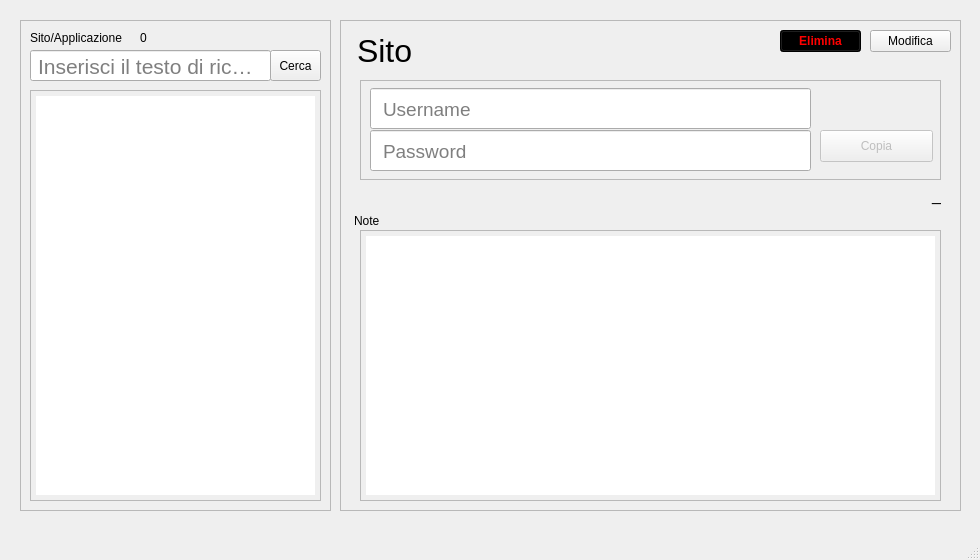
<?xml version="1.0" encoding="UTF-8"?>
<ui version="4.0">
 <class>MainWindow</class>
 <widget class="QMainWindow" name="MainWindow">
  <property name="geometry">
   <rect>
    <x>0</x>
    <y>0</y>
    <width>980</width>
    <height>560</height>
   </rect>
  </property>
  <property name="maximumSize">
   <size>
    <width>980</width>
    <height>560</height>
   </size>
  </property>
  <property name="windowTitle">
   <string>PasswordManager</string>
  </property>
  <widget class="QWidget" name="centralwidget">
   <widget class="QFrame" name="frame">
    <property name="geometry">
     <rect>
      <x>20</x>
      <y>20</y>
      <width>311</width>
      <height>491</height>
     </rect>
    </property>
    <property name="frameShape">
     <enum>QFrame::StyledPanel</enum>
    </property>
    <property name="frameShadow">
     <enum>QFrame::Raised</enum>
    </property>
    <widget class="QLabel" name="SearchLabel">
     <property name="geometry">
      <rect>
       <x>10</x>
       <y>10</y>
       <width>111</width>
       <height>16</height>
      </rect>
     </property>
     <property name="text">
      <string>Sito/Applicazione</string>
     </property>
    </widget>
    <widget class="QLineEdit" name="searchInput">
     <property name="geometry">
      <rect>
       <x>10</x>
       <y>30</y>
       <width>241</width>
       <height>31</height>
      </rect>
     </property>
     <property name="font">
      <font>
       <pointsize>16</pointsize>
      </font>
     </property>
     <property name="styleSheet">
      <string notr="true">padding:5px</string>
     </property>
     <property name="text">
      <string/>
     </property>
     <property name="cursorPosition">
      <number>0</number>
     </property>
     <property name="placeholderText">
      <string>Inserisci il testo di ricerca...</string>
     </property>
    </widget>
    <widget class="QToolButton" name="searchButton">
     <property name="geometry">
      <rect>
       <x>250</x>
       <y>30</y>
       <width>51</width>
       <height>31</height>
      </rect>
     </property>
     <property name="text">
      <string>Cerca</string>
     </property>
    </widget>
    <widget class="QLabel" name="PasswordCountLabel">
     <property name="geometry">
      <rect>
       <x>120</x>
       <y>10</y>
       <width>111</width>
       <height>16</height>
      </rect>
     </property>
     <property name="text">
      <string>0</string>
     </property>
    </widget>
    <widget class="QListWidget" name="passwordsListWidget">
     <property name="geometry">
      <rect>
       <x>10</x>
       <y>70</y>
       <width>291</width>
       <height>411</height>
      </rect>
     </property>
     <property name="font">
      <font>
       <family>Skia</family>
       <pointsize>18</pointsize>
       <italic>false</italic>
      </font>
     </property>
     <property name="styleSheet">
      <string notr="true">padding:5px</string>
     </property>
    </widget>
   </widget>
   <widget class="QFrame" name="frame_2">
    <property name="geometry">
     <rect>
      <x>340</x>
      <y>20</y>
      <width>621</width>
      <height>491</height>
     </rect>
    </property>
    <property name="frameShape">
     <enum>QFrame::StyledPanel</enum>
    </property>
    <property name="frameShadow">
     <enum>QFrame::Raised</enum>
    </property>
    <widget class="QToolButton" name="editButton">
     <property name="geometry">
      <rect>
       <x>530</x>
       <y>10</y>
       <width>81</width>
       <height>22</height>
      </rect>
     </property>
     <property name="text">
      <string>Modifica</string>
     </property>
    </widget>
    <widget class="QLabel" name="siteLabel">
     <property name="geometry">
      <rect>
       <x>4</x>
       <y>10</y>
       <width>431</width>
       <height>41</height>
      </rect>
     </property>
     <property name="font">
      <font>
       <pointsize>24</pointsize>
      </font>
     </property>
     <property name="styleSheet">
      <string notr="true">padding:5px</string>
     </property>
     <property name="text">
      <string>Sito</string>
     </property>
    </widget>
    <widget class="QFrame" name="frame_3">
     <property name="geometry">
      <rect>
       <x>20</x>
       <y>60</y>
       <width>581</width>
       <height>100</height>
      </rect>
     </property>
     <property name="frameShape">
      <enum>QFrame::StyledPanel</enum>
     </property>
     <property name="frameShadow">
      <enum>QFrame::Raised</enum>
     </property>
     <widget class="QLineEdit" name="usernameLineEdit">
      <property name="geometry">
       <rect>
        <x>10</x>
        <y>8</y>
        <width>441</width>
        <height>41</height>
       </rect>
      </property>
      <property name="font">
       <font>
        <pointsize>14</pointsize>
       </font>
      </property>
      <property name="styleSheet">
       <string notr="true">padding:10px</string>
      </property>
      <property name="readOnly">
       <bool>true</bool>
      </property>
      <property name="placeholderText">
       <string>Username</string>
      </property>
     </widget>
     <widget class="QLineEdit" name="passwordLineEdit">
      <property name="geometry">
       <rect>
        <x>10</x>
        <y>50</y>
        <width>441</width>
        <height>41</height>
       </rect>
      </property>
      <property name="font">
       <font>
        <pointsize>14</pointsize>
       </font>
      </property>
      <property name="styleSheet">
       <string notr="true">padding:10px</string>
      </property>
      <property name="readOnly">
       <bool>true</bool>
      </property>
      <property name="placeholderText">
       <string>Password</string>
      </property>
     </widget>
     <widget class="QPushButton" name="copyButton">
      <property name="enabled">
       <bool>false</bool>
      </property>
      <property name="geometry">
       <rect>
        <x>460</x>
        <y>50</y>
        <width>113</width>
        <height>32</height>
       </rect>
      </property>
      <property name="text">
       <string>Copia</string>
      </property>
     </widget>
    </widget>
    <widget class="QLabel" name="noteLabel">
     <property name="geometry">
      <rect>
       <x>6</x>
       <y>190</y>
       <width>101</width>
       <height>21</height>
      </rect>
     </property>
     <property name="styleSheet">
      <string notr="true">padding:5px</string>
     </property>
     <property name="text">
      <string>Note</string>
     </property>
    </widget>
    <widget class="QToolButton" name="deleteButton">
     <property name="enabled">
      <bool>false</bool>
     </property>
     <property name="geometry">
      <rect>
       <x>440</x>
       <y>10</y>
       <width>81</width>
       <height>22</height>
      </rect>
     </property>
     <property name="font">
      <font>
       <weight>75</weight>
       <bold>true</bold>
      </font>
     </property>
     <property name="styleSheet">
      <string notr="true">color:red;
background-color: rgb(0, 0, 0);</string>
     </property>
     <property name="text">
      <string>Elimina</string>
     </property>
    </widget>
    <widget class="QTextEdit" name="noteTextEdit">
     <property name="geometry">
      <rect>
       <x>20</x>
       <y>210</y>
       <width>581</width>
       <height>271</height>
      </rect>
     </property>
     <property name="font">
      <font>
       <family>Skia</family>
      </font>
     </property>
     <property name="styleSheet">
      <string notr="true">padding:5px</string>
     </property>
     <property name="readOnly">
      <bool>true</bool>
     </property>
    </widget>
    <widget class="QLabel" name="logLabel">
     <property name="geometry">
      <rect>
       <x>20</x>
       <y>165</y>
       <width>581</width>
       <height>20</height>
      </rect>
     </property>
     <property name="font">
      <font>
       <pointsize>12</pointsize>
      </font>
     </property>
     <property name="text">
      <string>_</string>
     </property>
     <property name="alignment">
      <set>Qt::AlignRight|Qt::AlignTrailing|Qt::AlignVCenter</set>
     </property>
    </widget>
   </widget>
  </widget>
  <widget class="QMenuBar" name="menubar">
   <property name="geometry">
    <rect>
     <x>0</x>
     <y>0</y>
     <width>980</width>
     <height>24</height>
    </rect>
   </property>
  </widget>
  <widget class="QStatusBar" name="statusbar"/>
 </widget>
 <resources/>
 <connections/>
</ui>
